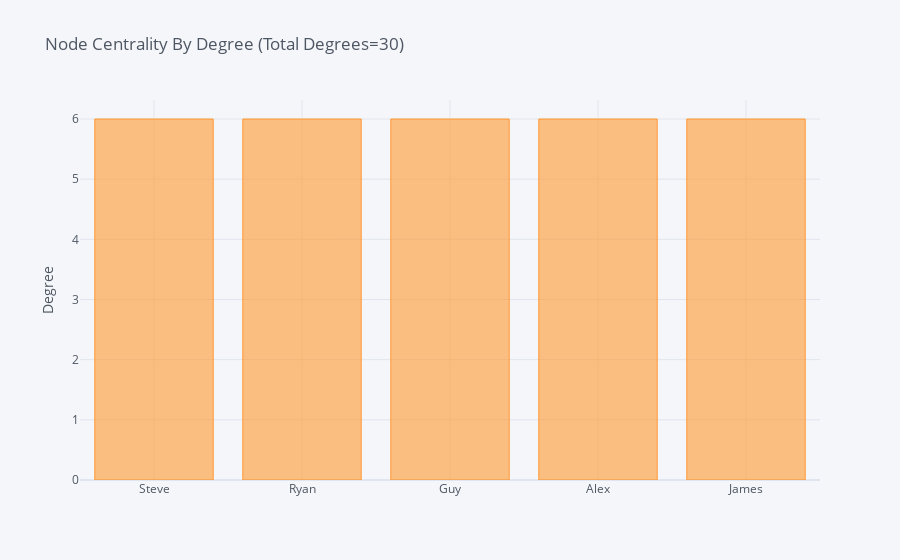

Source (notebook cell):
### Code cell
gboys =list(itertools.product(g_people,g_people))
gboys

G = nx.Graph()
[G.add_edge(*x,) for x in set(gboys)]
nx.draw(G,with_labels=True,node_size=1500)#color=s_colors)
get_degrees(G)

### Figure 1 — Plotly figure (JSON) as saved in the notebook; plotly's stock layout.template omitted (floating-point values rounded to 4 significant figures)
{"data": [{"marker": {"color": "rgba(255, 153, 51, 0.6)", "line": {"color": "rgba(255, 153, 51, 1.0)", "width": 1}}, "name": "Degree", "orientation": "v", "text": "", "type": "bar", "x": ["Steve", "Ryan", "Guy", "Alex", "James"], "y": [6, 6, 6, 6, 6]}], "layout": {"legend": {"bgcolor": "#F5F6F9", "font": {"color": "#4D5663"}}, "paper_bgcolor": "#F5F6F9", "plot_bgcolor": "#F5F6F9", "title": {"font": {"color": "#4D5663"}, "text": "Node Centrality By Degree (Total Degrees=30)"}, "xaxis": {"gridcolor": "#E1E5ED", "showgrid": true, "tickfont": {"color": "#4D5663"}, "title": {"font": {"color": "#4D5663"}, "text": ""}, "zerolinecolor": "#E1E5ED"}, "yaxis": {"gridcolor": "#E1E5ED", "showgrid": true, "tickfont": {"color": "#4D5663"}, "title": {"font": {"color": "#4D5663"}, "text": "Degree"}, "zerolinecolor": "#E1E5ED"}}}
